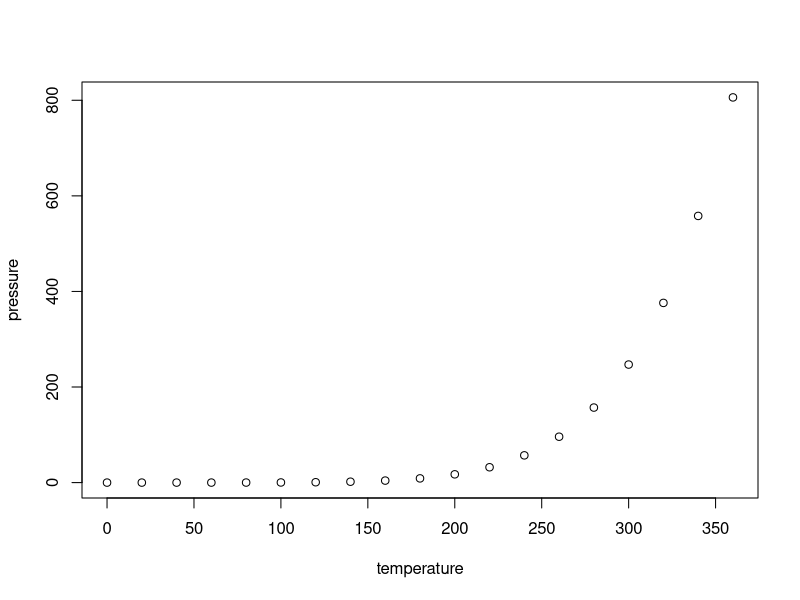
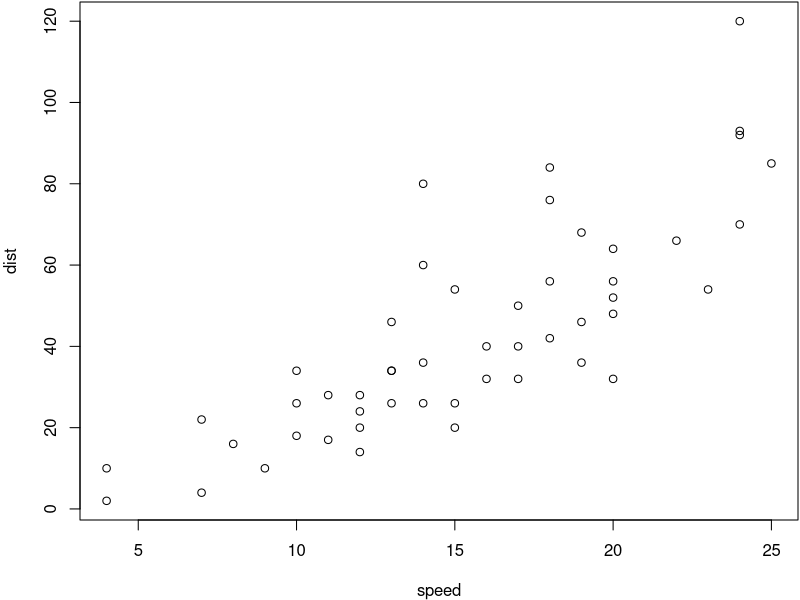
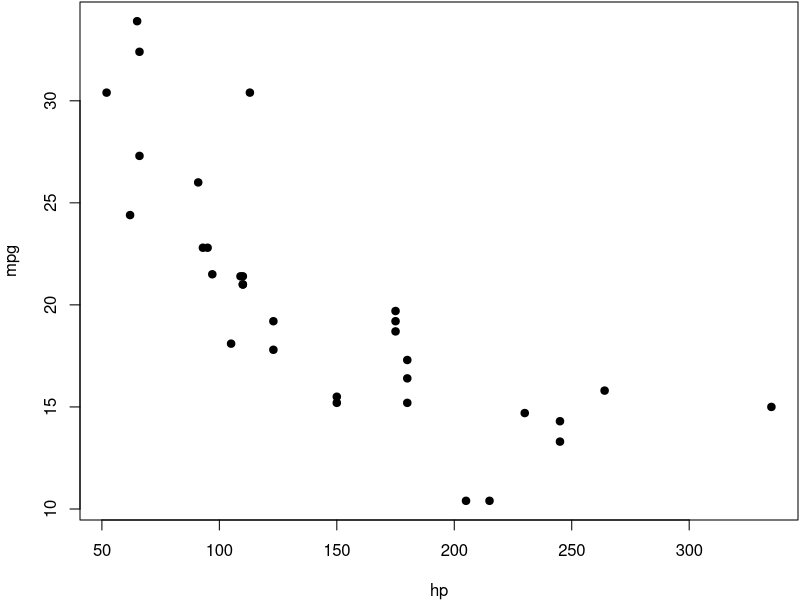

Source code (R) for these figures, in order:
## ---- chunk 1
knitr::opts_chunk$set(echo = FALSE)
## ---- chunk 2
knitr::include_url("https://lf2l.github.io/reproducible-research/PPT/#/")
## ---- chunk 3
summary(cars)
## ---- chunk 4
plot(pressure)
## ---- chunk 5
par(mar = c(4, 4, .1, .1))
plot(cars)
plot(mpg ~ hp, data = mtcars, pch = 19)
